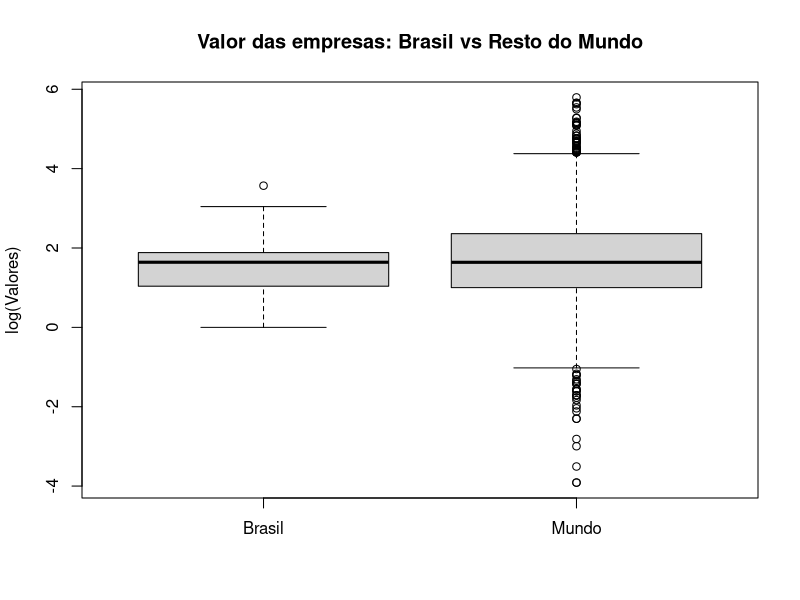

This chart was generated by the following R code:
## ---- chunk 1

df = read.csv("forbes2000.csv", sep=';')

## ---- chunk 2

names(df)
nome <- c('rank', 'empresa', 'pais', 'categoria', 'vendas', 'lucro', 'ativo', 'valor')
colnames(df) <- nome
nome

## ---- chunk 3

n_paises= NROW(df$pais)
n_paises

paises= df$pais
unique(paises)

## ---- chunk 4

paises_10_mais <- sort(table(df$pais),decreasing=TRUE)[1:10]
paises_10_mais

## ---- chunk 5

nrow(df[df$pais=='Brazil', ])
brasil <- df[df$pais=='Brazil', ]
brasil <- brasil[order(brasil$empresa), ]
head(brasil)


## ---- chunk 6
valores_br = as.numeric(gsub(",",".", brasil$valor))

valores_wr = df[df$pais != 'Brazil',]
valores_wr = as.numeric(gsub(",",".", df$valor))

comparacao <- matrix(c("Brasil","Resto do Mundo", mean(valores_br),mean(valores_wr), var(valores_br), var(valores_wr)),ncol=3,byrow=F)

colnames(comparacao) <- c("País","Média_Valores","Variância_Valores")
tabela <- as.table(comparacao)
tabela


## ---- chunk 7

# usei log para ficar numa escala melhor
boxplot(log(valores_br), log(valores_wr), ylab="log(Valores)", main = "Valor das empresas: Brasil vs Resto do Mundo", names = c("Brasil", "Mundo"))
